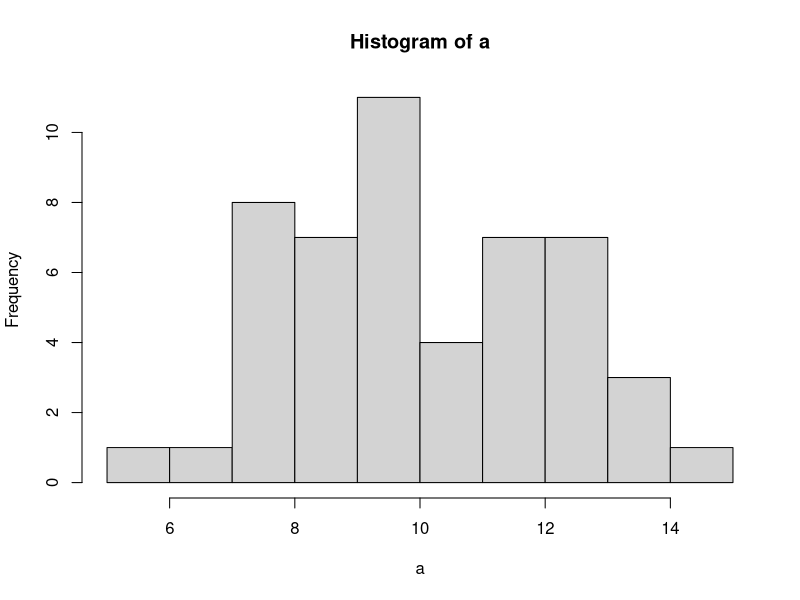
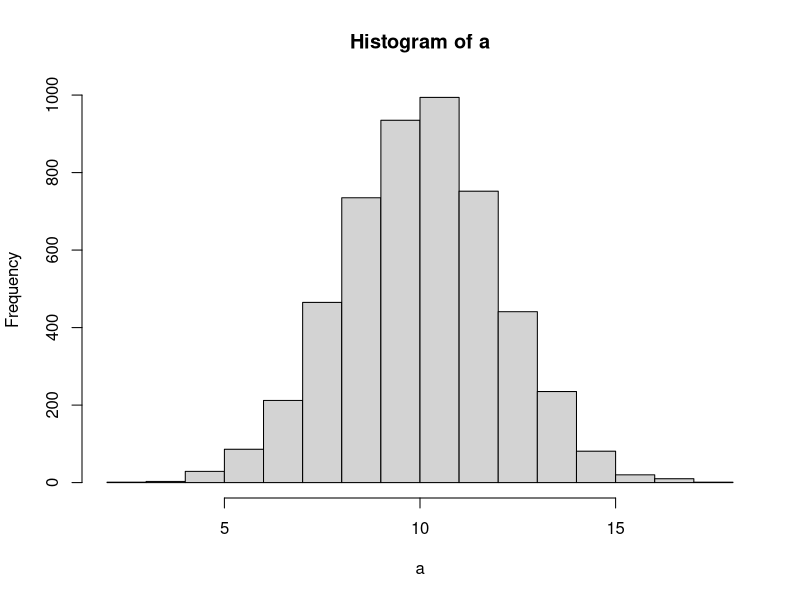
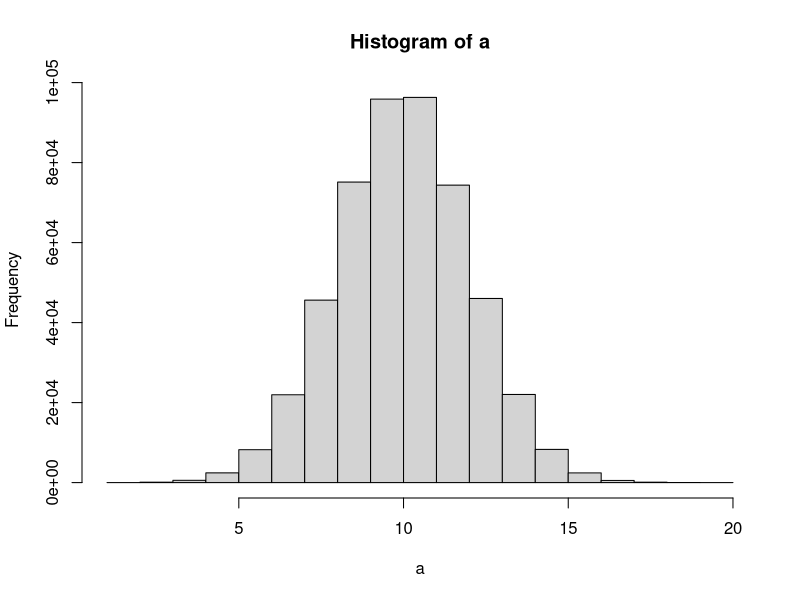

The R source for these figures, in order:
## ---- chunk 1
# mu = 10 , varianza = 4
MEDIA <- 10
DESVIACION <- 2  # RAIZ CUADRADA DE 4
MUESTRAS <-50
a <- rnorm(MUESTRAS, MEDIA,DESVIACION)
hist(a)

## ---- chunk 2
# mu = 10 , varianza = 4
MEDIA <- 10
DESVIACION <- 2  # RAIZ CUADRADA DE 4
MUESTRAS <- 5000
a <- rnorm(MUESTRAS, MEDIA,DESVIACION)
hist(a)

## ---- chunk 3

# mu = 10 , varianza = 4
MEDIA <- 10
DESVIACION <- 2  # RAIZ CUADRADA DE 4
MUESTRAS <- 500000
a <- rnorm(MUESTRAS, MEDIA,DESVIACION)
hist(a)

## ---- chunk 4
# Regla de Sturges
1 + 3.3*log10(200000)

## ---- chunk 5
# Simulacion de Naipes
# Crea naipe, se crean los vectores de los numeros y de los simbolos.
num=rep(1:13,4)
num

# Forma de generar la baraja
baraja1=c(rep("corazon",13),rep("trebol",13),rep("espada",13),rep("diamante",13))
baraja1

# Otra forma de generar la baraja
baraja2=rep(c("corazon","trebol","espada","diamante"),each=13)
baraja2

# Asigna un indice para cada carta de la barajas
naipe=cbind(num,baraja2)
naipe
## ---- chunk 6
#Barajar las cartas
naipe[sample(1:52,52,F),]

# Se escogen 4 cartas
g=sample(1:52,4,F)

# El jugador 1 coge sus 4 cartas
Jugador1=naipe[g,]

# Se calcula el nuevo juego de naipe
naipe2= naipe[-g,]

# El jugador 2 coge sus 4 cartas
Jugador2=naipe2[sample(1:48,4,F),]
